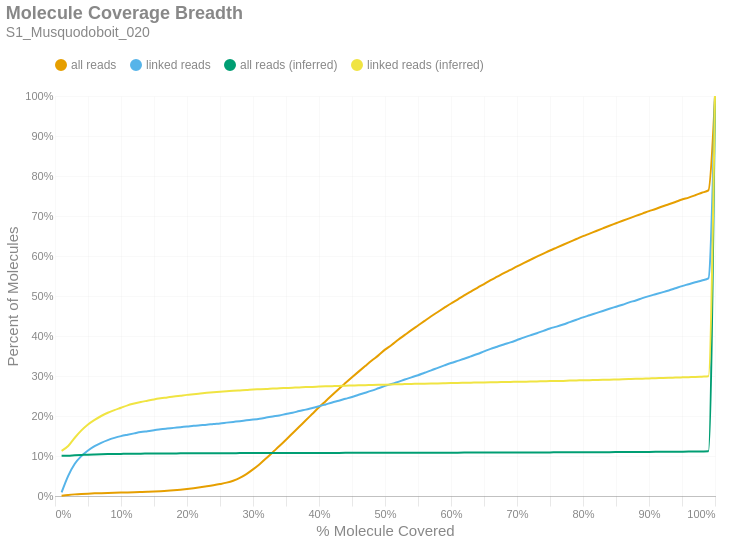

Notebook code cell kept with this figure:
### Markdown cell above
### Molecule Read Coverage
This chart shows molecule coverage breadth as computed by the number of bases aligned to that molecule. In other words, "*how much of each unique long molecule is actually sequenced/aligned?*" Keep in mind there is a distinction between sequences and alignments, since some sequences belonging to a particular molecule may not align well and wouldn't appear in the alignment data. This chart also shows molecule coverage breadth as computed by the *inferred fragment* from which the aligned sequences originate. Unlike read coverage, this calculation takes into account the total insert size, including unsequenced gaps between the forward and reverse reads. Like the previous figures, these are cumulative percents.

### Code cell
if SKIPLR:
    print_html(f"Skipped")
else:
    binned_df = consolidated_hist(valids['coverage_bp'], mask, 0.01, True)
    binned_df_inf = consolidated_hist(valids['coverage_inserts'], mask, 0.01, True)
    binned_df = binned_df.with_columns(pl.lit(binned_df_inf['all reads (cumsum)']).alias('all reads (inferred)'))
    binned_df = binned_df.with_columns(pl.lit(binned_df_inf['linked reads (cumsum)']).alias('linked reads (inferred)'))
    binned_df = binned_df.with_columns(
        (pl.col('bin').cast(pl.Float64) + 0.01).alias('right_edge')
    )

    with SafeRender(binned_df):
        (
            density_plot(binned_df, 'Molecule Coverage Breadth', samplename, 'molcov', ['all reads (inferred)','linked reads (inferred)'])
            .encode(
                #x=alt.X('bin:Q', title="% Molecule Covered").axis(format = '%').scale(padding=0),
                x=alt.X('right_edge:Q', title="% Molecule Covered").axis(format='%').scale(padding=0),
                y=alt.Y('value:Q', title='Percent of Molecules')
                    .axis(format='%')
                    .stack(False)
                    .scale(domainMin=0, padding=0),
                color=alt.Color("key:N").scale(domain = ["all reads", "linked reads", "all reads (inferred)", "linked reads (inferred)"]),
                tooltip = [
                    alt.Tooltip("key:N", title = "Data Type"),
                    alt.Tooltip("range_label:N", title="% Molecule Covered"),
                    alt.Tooltip("value:Q", format = ".2%", title="% Molecules")
                ]
            )
        ).display()

### Figure 1 — Vega-Lite specification as saved in the notebook (floating-point values rounded to 4 significant figures)
{"width": "container", "height": 400, "config": {"title": {"anchor": "start", "dy": -15, "fontSize": 18, "color": "#888888", "subtitleColor": "#888888", "subtitleFontSize": 14}, "arc": {"fill": "#0072B2"}, "axis": {"domainColor": "#888888", "domainWidth": 0.5, "gridWidth": 0.2, "grid": false, "titleFontWeight": 400, "titleFontSize": 15, "labelFontSize": 11, "labelColor": "#888888", "tickColor": "#888888", "tickWidth": 0.2, "titleColor": "#888888"}, "axisBand": {"grid": false}, "axisX": {"grid": true, "tickSize": 10, "domainCap": "round"}, "axisY": {"domain": false, "grid": true, "tickSize": 0, "domainCap": "round"}, "background": "transparent", "header": {"labelFontSize": 15, "labelColor": "#888888", "titleFontSize": 15, "titleFontWeight": 600, "titleColor": "#888888"}, "legend": {"labelFont": "sans-serif", "labelFontSize": 12, "labelColor": "#888888", "symbolSize": 100, "symbolType": "circle", "titleFontSize": 12, "titlePadding": 10, "titleColor": "#888888", "title": null, "orient": "top"}, "range": {"category": ["#E69F00", "#56B4E9", "#009E73", "#F0E442", "#0072B2", "#D55E00", "#CC79A7", "#000000"], "diverging": ["#cfe8f3", "#a2d4ec", "#73bfe2", "#46abdb", "#1696d2", "#12719e"]}, "area": {"fill": "#0072B2", "fillOpacity": 0.7, "line": true, "strokeOpacity": 0.7}, "line": {"color": "#0072B2", "stroke": "#0072B2", "strokeWidth": 2}, "trail": {"color": "#0072B2", "stroke": "#0072B2", "strokeWidth": 0, "size": 1}, "point": {"filled": true, "fillOpacity": 1.0, "size": 95}, "text": {"color": "#888888", "fontSize": 11, "align": "right", "fontWeight": 400, "size": 11}, "bar": {"fill": "#0072B2", "stroke": null}, "view": {"stroke": null, "continuousWidth": 660, "continuousHeight": 400}}, "data": {"name": "data-12cefc5b65811c502d5086e6849b46a9"}, "mark": {"type": "line", "interpolate": "monotone", "point": {"opacity": 0, "size": 275}}, "encoding": {"color": {"field": "key", "scale": {"domain": ["all reads", "linked reads", "all reads (inferred)", "linked reads (inferred)"]}, "type": "nominal"}, "tooltip": [{"field": "key", "title": "Data Type", "type": "nominal"}, {"field": "range_label", "title": "% Molecule Covered", "type": "nominal"}, {"field": "value", "format": ".2%", "title": "% Molecules", "type": "quantitative"}], "x": {"axis": {"format": "%"}, "field": "right_edge", "scale": {"padding": 0}, "title": "% Molecule Covered", "type": "quantitative"}, "y": {"axis": {"format": "%"}, "field": "value", "scale": {"domainMin": 0, "padding": 0}, "stack": false, "title": "Percent of Molecules", "type": "quantitative"}}, "params": [{"name": "param_c36ac31b6afebe62", "select": {"type": "point", "fields": ["key"]}, "bind": "legend"}], "title": {"text": "Molecule Coverage Breadth", "subtitle": "S1_Musquodoboit_020"}, "transform": [{"fold": ["all reads (cumsum)", "linked reads (cumsum)", "all reads (inferred)", "linked reads (inferred)"]}, {"calculate": "replace(datum.key, ' (cumsum)', '')", "as": "key"}, {"filter": {"param": "param_c36ac31b6afebe62"}}], "usermeta": {"embedOptions": {"downloadFileName": "S1_Musquodoboit_020.molcov"}}, "$schema": "https://vega.github.io/schema/vega-lite/v6.1.0.json", "datasets": {"data-12cefc5b65811c502d5086e6849b46a9": [{"bin": "0.0", "interval": "0.0-0.01", "all reads": 0.0005894, "linked reads": 0.009015, "all reads (cumsum)": 0.0005894, "linked reads (cumsum)": 0.009015, "range_label": "0.0-0.01", "all reads (inferred)": 0.1004, "linked reads (inferred)": 0.1128, "right_edge": 0.01}, {"bin": "0.01", "interval": "0.01-0.02", "all reads": 0.001994, "linked reads": 0.04138, "all reads (cumsum)": 0.002583, "linked reads (cumsum)": 0.05039, "range_label": "0.01-0.02", "all reads (inferred)": 0.1009, "linked reads (inferred)": 0.1249, "right_edge": 0.02}, {"bin": "0.02", "interval": "0.02-0.03", "all reads": 0.001486, "linked reads": 0.03027, "all reads (cumsum)": 0.004069, "linked reads (cumsum)": 0.08066, "range_label": "0.02-0.03", "all reads (inferred)": 0.1018, "linked reads (inferred)": 0.1456, "right_edge": 0.03}, {"bin": "0.03", "interval": "0.03-0.04", "all reads": 0.00104, "linked reads": 0.01913, "all reads (cumsum)": 0.005109, "linked reads (cumsum)": 0.09979, "range_label": "0.03-0.04", "all reads (inferred)": 0.1026, "linked reads (inferred)": 0.164, "right_edge": 0.04}, {"bin": "0.04", "interval": "0.04-0.05", "all reads": 0.0008025, "linked reads": 0.01401, "all reads (cumsum)": 0.005912, "linked reads (cumsum)": 0.1138, "range_label": "0.04-0.05", "all reads (inferred)": 0.1034, "linked reads (inferred)": 0.1788, "right_edge": 0.05}, {"bin": "0.05", "interval": "0.05-0.06", "all reads": 0.0006768, "linked reads": 0.01076, "all reads (cumsum)": 0.006589, "linked reads (cumsum)": 0.1246, "range_label": "0.05-0.06", "all reads (inferred)": 0.1039, "linked reads (inferred)": 0.1903, "right_edge": 0.06}, {"bin": "0.06", "interval": "0.06-0.07", "all reads": 0.0005458, "linked reads": 0.008413, "all reads (cumsum)": 0.007134, "linked reads (cumsum)": 0.133, "range_label": "0.06-0.07", "all reads (inferred)": 0.1044, "linked reads (inferred)": 0.2, "right_edge": 0.07}, {"bin": "0.07", "interval": "0.07-0.08", "all reads": 0.000503, "linked reads": 0.006756, "all reads (cumsum)": 0.007637, "linked reads (cumsum)": 0.1397, "range_label": "0.07-0.08", "all reads (inferred)": 0.1047, "linked reads (inferred)": 0.2081, "right_edge": 0.08}, {"bin": "0.08", "interval": "0.08-0.09", "all reads": 0.0004715, "linked reads": 0.005487, "all reads (cumsum)": 0.008109, "linked reads (cumsum)": 0.1452, "range_label": "0.08-0.09", "all reads (inferred)": 0.105, "linked reads (inferred)": 0.2146, "right_edge": 0.09}, {"bin": "0.09", "interval": "0.09-0.1", "all reads": 0.0004314, "linked reads": 0.004497, "all reads (cumsum)": 0.00854, "linked reads (cumsum)": 0.1497, "range_label": "0.09-0.1", "all reads (inferred)": 0.1053, "linked reads (inferred)": 0.2206, "right_edge": 0.1}, {"bin": "0.1", "interval": "0.1-0.11", "all reads": 0.0004113, "linked reads": 0.003529, "all reads (cumsum)": 0.008952, "linked reads (cumsum)": 0.1532, "range_label": "0.1-0.11", "all reads (inferred)": 0.1055, "linked reads (inferred)": 0.2267, "right_edge": 0.11}, {"bin": "0.11", "interval": "0.11-0.12", "all reads": 0.0004742, "linked reads": 0.003335, "all reads (cumsum)": 0.009426, "linked reads (cumsum)": 0.1566, "range_label": "0.11-0.12", "all reads (inferred)": 0.1057, "linked reads (inferred)": 0.2311, "right_edge": 0.12}, {"bin": "0.12", "interval": "0.12-0.13", "all reads": 0.0005222, "linked reads": 0.003206, "all reads (cumsum)": 0.009948, "linked reads (cumsum)": 0.1598, "range_label": "0.12-0.13", "all reads (inferred)": 0.1059, "linked reads (inferred)": 0.2349, "right_edge": 0.13}, {"bin": "0.13", "interval": "0.13-0.14", "all reads": 0.0005423, "linked reads": 0.002281, "all reads (cumsum)": 0.01049, "linked reads (cumsum)": 0.1621, "range_label": "0.13-0.14", "all reads (inferred)": 0.106, "linked reads (inferred)": 0.2382, "right_edge": 0.14}, {"bin": "0.14", "interval": "0.14-0.15", "all reads": 0.0006078, "linked reads": 0.002302, "all reads (cumsum)": 0.0111, "linked reads (cumsum)": 0.1644, "range_label": "0.14-0.15", "all reads (inferred)": 0.1062, "linked reads (inferred)": 0.2415, "right_edge": 0.15}, {"bin": "0.15", "interval": "0.15-0.16", "all reads": 0.0007807, "linked reads": 0.002496, "all reads (cumsum)": 0.01188, "linked reads (cumsum)": 0.1669, "range_label": "0.15-0.16", "all reads (inferred)": 0.1063, "linked reads (inferred)": 0.2441, "right_edge": 0.16}, {"bin": "0.16", "interval": "0.16-0.17", "all reads": 0.000992, "linked reads": 0.001829, "all reads (cumsum)": 0.01287, "linked reads (cumsum)": 0.1687, "range_label": "0.16-0.17", "all reads (inferred)": 0.1064, "linked reads (inferred)": 0.2464, "right_edge": 0.17}, {"bin": "0.17", "interval": "0.17-0.18", "all reads": 0.001313, "linked reads": 0.001635, "all reads (cumsum)": 0.01418, "linked reads (cumsum)": 0.1703, "range_label": "0.17-0.18", "all reads (inferred)": 0.1065, "linked reads (inferred)": 0.2488, "right_edge": 0.18}, {"bin": "0.18", "interval": "0.18-0.19", "all reads": 0.001558, "linked reads": 0.001807, "all reads (cumsum)": 0.01574, "linked reads (cumsum)": 0.1721, "range_label": "0.18-0.19", "all reads (inferred)": 0.1066, "linked reads (inferred)": 0.2508, "right_edge": 0.19}, {"bin": "0.19", "interval": "0.19-0.2", "all reads": 0.001791, "linked reads": 0.001549, "all reads (cumsum)": 0.01753, "linked reads (cumsum)": 0.1737, "range_label": "0.19-0.2", "all reads (inferred)": 0.1067, "linked reads (inferred)": 0.2528, "right_edge": 0.2}, {"bin": "0.2", "interval": "0.2-0.21", "all reads": 0.001946, "linked reads": 0.00185, "all reads (cumsum)": 0.01948, "linked reads (cumsum)": 0.1755, "range_label": "0.2-0.21", "all reads (inferred)": 0.1068, "linked reads (inferred)": 0.2544, "right_edge": 0.21}, {"bin": "0.21", "interval": "0.21-0.22", "all reads": 0.00224, "linked reads": 0.001334, "all reads (cumsum)": 0.02172, "linked reads (cumsum)": 0.1769, "range_label": "0.21-0.22", "all reads (inferred)": 0.1068, "linked reads (inferred)": 0.2561, "right_edge": 0.22}, {"bin": "0.22", "interval": "0.22-0.23", "all reads": 0.002432, "linked reads": 0.001269, "all reads (cumsum)": 0.02415, "linked reads (cumsum)": 0.1781, "range_label": "0.22-0.23", "all reads (inferred)": 0.1069, "linked reads (inferred)": 0.2578, "right_edge": 0.23}, {"bin": "0.23", "interval": "0.23-0.24", "all reads": 0.002663, "linked reads": 0.00185, "all reads (cumsum)": 0.02681, "linked reads (cumsum)": 0.18, "range_label": "0.23-0.24", "all reads (inferred)": 0.107, "linked reads (inferred)": 0.2593, "right_edge": 0.24}, {"bin": "0.24", "interval": "0.24-0.25", "all reads": 0.003029, "linked reads": 0.001549, "all reads (cumsum)": 0.02984, "linked reads (cumsum)": 0.1815, "range_label": "0.24-0.25", "all reads (inferred)": 0.107, "linked reads (inferred)": 0.2605, "right_edge": 0.25}, {"bin": "0.25", "interval": "0.25-0.26", "all reads": 0.00354, "linked reads": 0.001893, "all reads (cumsum)": 0.03338, "linked reads (cumsum)": 0.1834, "range_label": "0.25-0.26", "all reads (inferred)": 0.1071, "linked reads (inferred)": 0.2617, "right_edge": 0.26}, {"bin": "0.26", "interval": "0.26-0.27", "all reads": 0.004873, "linked reads": 0.00185, "all reads (cumsum)": 0.03826, "linked reads (cumsum)": 0.1853, "range_label": "0.26-0.27", "all reads (inferred)": 0.1071, "linked reads (inferred)": 0.263, "right_edge": 0.27}, {"bin": "0.27", "interval": "0.27-0.28", "all reads": 0.006926, "linked reads": 0.001764, "all reads (cumsum)": 0.04518, "linked reads (cumsum)": 0.187, "range_label": "0.27-0.28", "all reads (inferred)": 0.1072, "linked reads (inferred)": 0.264, "right_edge": 0.28}, {"bin": "0.28", "interval": "0.28-0.29", "all reads": 0.009516, "linked reads": 0.002066, "all reads (cumsum)": 0.0547, "linked reads (cumsum)": 0.1891, "range_label": "0.28-0.29", "all reads (inferred)": 0.1072, "linked reads (inferred)": 0.265, "right_edge": 0.29}, {"bin": "0.29", "interval": "0.29-0.3", "all reads": 0.01179, "linked reads": 0.001915, "all reads (cumsum)": 0.06649, "linked reads (cumsum)": 0.191, "range_label": "0.29-0.3", "all reads (inferred)": 0.1073, "linked reads (inferred)": 0.2663, "right_edge": 0.3}, {"bin": "0.3", "interval": "0.3-0.31", "all reads": 0.01311, "linked reads": 0.002195, "all reads (cumsum)": 0.0796, "linked reads (cumsum)": 0.1932, "range_label": "0.3-0.31", "all reads (inferred)": 0.1073, "linked reads (inferred)": 0.2668, "right_edge": 0.31}, {"bin": "0.31", "interval": "0.31-0.32", "all reads": 0.01452, "linked reads": 0.002776, "all reads (cumsum)": 0.09413, "linked reads (cumsum)": 0.196, "range_label": "0.31-0.32", "all reads (inferred)": 0.1074, "linked reads (inferred)": 0.2676, "right_edge": 0.32}, {"bin": "0.32", "interval": "0.32-0.33", "all reads": 0.01539, "linked reads": 0.002862, "all reads (cumsum)": 0.1095, "linked reads (cumsum)": 0.1989, "range_label": "0.32-0.33", "all reads (inferred)": 0.1074, "linked reads (inferred)": 0.2686, "right_edge": 0.33}, {"bin": "0.33", "interval": "0.33-0.34", "all reads": 0.01529, "linked reads": 0.002668, "all reads (cumsum)": 0.1248, "linked reads (cumsum)": 0.2015, "range_label": "0.33-0.34", "all reads (inferred)": 0.1075, "linked reads (inferred)": 0.2693, "right_edge": 0.34}, {"bin": "0.34", "interval": "0.34-0.35", "all reads": 0.01588, "linked reads": 0.003421, "all reads (cumsum)": 0.1407, "linked reads (cumsum)": 0.2049, "range_label": "0.34-0.35", "all reads (inferred)": 0.1075, "linked reads (inferred)": 0.27, "right_edge": 0.35}, {"bin": "0.35", "interval": "0.35-0.36", "all reads": 0.01626, "linked reads": 0.003077, "all reads (cumsum)": 0.1569, "linked reads (cumsum)": 0.208, "range_label": "0.35-0.36", "all reads (inferred)": 0.1075, "linked reads (inferred)": 0.2708, "right_edge": 0.36}, {"bin": "0.36", "interval": "0.36-0.37", "all reads": 0.01627, "linked reads": 0.004346, "all reads (cumsum)": 0.1732, "linked reads (cumsum)": 0.2124, "range_label": "0.36-0.37", "all reads (inferred)": 0.1076, "linked reads (inferred)": 0.2715, "right_edge": 0.37}, {"bin": "0.37", "interval": "0.37-0.38", "all reads": 0.01597, "linked reads": 0.003615, "all reads (cumsum)": 0.1892, "linked reads (cumsum)": 0.216, "range_label": "0.37-0.38", "all reads (inferred)": 0.1076, "linked reads (inferred)": 0.2723, "right_edge": 0.38}, {"bin": "0.38", "interval": "0.38-0.39", "all reads": 0.01637, "linked reads": 0.004088, "all reads (cumsum)": 0.2055, "linked reads (cumsum)": 0.2201, "range_label": "0.38-0.39", "all reads (inferred)": 0.1077, "linked reads (inferred)": 0.2728, "right_edge": 0.39}, {"bin": "0.39", "interval": "0.39-0.4", "all reads": 0.0162, "linked reads": 0.00411, "all reads (cumsum)": 0.2217, "linked reads (cumsum)": 0.2242, "range_label": "0.39-0.4", "all reads (inferred)": 0.1077, "linked reads (inferred)": 0.2734, "right_edge": 0.4}, {"bin": "0.4", "interval": "0.4-0.41", "all reads": 0.01539, "linked reads": 0.004755, "all reads (cumsum)": 0.2371, "linked reads (cumsum)": 0.2289, "range_label": "0.4-0.41", "all reads (inferred)": 0.1077, "linked reads (inferred)": 0.2741, "right_edge": 0.41}, {"bin": "0.41", "interval": "0.41-0.42", "all reads": 0.01544, "linked reads": 0.004884, "all reads (cumsum)": 0.2526, "linked reads (cumsum)": 0.2338, "range_label": "0.41-0.42", "all reads (inferred)": 0.1078, "linked reads (inferred)": 0.2746, "right_edge": 0.42}, {"bin": "0.42", "interval": "0.42-0.43", "all reads": 0.0151, "linked reads": 0.004389, "all reads (cumsum)": 0.2677, "linked reads (cumsum)": 0.2382, "range_label": "0.42-0.43", "all reads (inferred)": 0.1078, "linked reads (inferred)": 0.2751, "right_edge": 0.43}, {"bin": "0.43", "interval": "0.43-0.44", "all reads": 0.01462, "linked reads": 0.004755, "all reads (cumsum)": 0.2823, "linked reads (cumsum)": 0.243, "range_label": "0.43-0.44", "all reads (inferred)": 0.1078, "linked reads (inferred)": 0.2757, "right_edge": 0.44}, {"bin": "0.44", "interval": "0.44-0.45", "all reads": 0.01445, "linked reads": 0.004669, "all reads (cumsum)": 0.2967, "linked reads (cumsum)": 0.2476, "range_label": "0.44-0.45", "all reads (inferred)": 0.1079, "linked reads (inferred)": 0.2762, "right_edge": 0.45}, {"bin": "0.45", "interval": "0.45-0.46", "all reads": 0.01417, "linked reads": 0.005357, "all reads (cumsum)": 0.3109, "linked reads (cumsum)": 0.253, "range_label": "0.45-0.46", "all reads (inferred)": 0.1079, "linked reads (inferred)": 0.2767, "right_edge": 0.46}, {"bin": "0.46", "interval": "0.46-0.47", "all reads": 0.01399, "linked reads": 0.005078, "all reads (cumsum)": 0.3249, "linked reads (cumsum)": 0.2581, "range_label": "0.46-0.47", "all reads (inferred)": 0.1079, "linked reads (inferred)": 0.2771, "right_edge": 0.47}, {"bin": "0.47", "interval": "0.47-0.48", "all reads": 0.01375, "linked reads": 0.005336, "all reads (cumsum)": 0.3387, "linked reads (cumsum)": 0.2634, "range_label": "0.47-0.48", "all reads (inferred)": 0.1079, "linked reads (inferred)": 0.2776, "right_edge": 0.48}, {"bin": "0.48", "interval": "0.48-0.49", "all reads": 0.01293, "linked reads": 0.005895, "all reads (cumsum)": 0.3516, "linked reads (cumsum)": 0.2693, "range_label": "0.48-0.49", "all reads (inferred)": 0.108, "linked reads (inferred)": 0.278, "right_edge": 0.49}, {"bin": "0.49", "interval": "0.49-0.5", "all reads": 0.01429, "linked reads": 0.005895, "all reads (cumsum)": 0.3659, "linked reads (cumsum)": 0.2752, "range_label": "0.49-0.5", "all reads (inferred)": 0.108, "linked reads (inferred)": 0.2783, "right_edge": 0.5}, {"bin": "0.5", "interval": "0.5-0.51", "all reads": 0.01168, "linked reads": 0.00497, "all reads (cumsum)": 0.3776, "linked reads (cumsum)": 0.2802, "range_label": "0.5-0.51", "all reads (inferred)": 0.108, "linked reads (inferred)": 0.2788, "right_edge": 0.51}, {"bin": "0.51", "interval": "0.51-0.52", "all reads": 0.01311, "linked reads": 0.005056, "all reads (cumsum)": 0.3907, "linked reads (cumsum)": 0.2852, "range_label": "0.51-0.52", "all reads (inferred)": 0.1081, "linked reads (inferred)": 0.2795, "right_edge": 0.52}, {"bin": "0.52", "interval": "0.52-0.53", "all reads": 0.012, "linked reads": 0.006089, "all reads (cumsum)": 0.4027, "linked reads (cumsum)": 0.2913, "range_label": "0.52-0.53", "all reads (inferred)": 0.1081, "linked reads (inferred)": 0.2798, "right_edge": 0.53}, {"bin": "0.53", "interval": "0.53-0.54", "all reads": 0.01204, "linked reads": 0.005336, "all reads (cumsum)": 0.4147, "linked reads (cumsum)": 0.2966, "range_label": "0.53-0.54", "all reads (inferred)": 0.1081, "linked reads (inferred)": 0.2802, "right_edge": 0.54}, {"bin": "0.54", "interval": "0.54-0.55", "all reads": 0.01156, "linked reads": 0.005164, "all reads (cumsum)": 0.4263, "linked reads (cumsum)": 0.3018, "range_label": "0.54-0.55", "all reads (inferred)": 0.1082, "linked reads (inferred)": 0.2805, "right_edge": 0.55}, {"bin": "0.55", "interval": "0.55-0.56", "all reads": 0.01158, "linked reads": 0.006261, "all reads (cumsum)": 0.4379, "linked reads (cumsum)": 0.3081, "range_label": "0.55-0.56", "all reads (inferred)": 0.1082, "linked reads (inferred)": 0.2809, "right_edge": 0.56}, {"bin": "0.56", "interval": "0.56-0.57", "all reads": 0.01144, "linked reads": 0.00596, "all reads (cumsum)": 0.4493, "linked reads (cumsum)": 0.314, "range_label": "0.56-0.57", "all reads (inferred)": 0.1083, "linked reads (inferred)": 0.2813, "right_edge": 0.57}, {"bin": "0.57", "interval": "0.57-0.58", "all reads": 0.01075, "linked reads": 0.00639, "all reads (cumsum)": 0.4601, "linked reads (cumsum)": 0.3204, "range_label": "0.57-0.58", "all reads (inferred)": 0.1083, "linked reads (inferred)": 0.2815, "right_edge": 0.58}, {"bin": "0.58", "interval": "0.58-0.59", "all reads": 0.01069, "linked reads": 0.006068, "all reads (cumsum)": 0.4707, "linked reads (cumsum)": 0.3265, "range_label": "0.58-0.59", "all reads (inferred)": 0.1083, "linked reads (inferred)": 0.2819, "right_edge": 0.59}, {"bin": "0.59", "interval": "0.59-0.6", "all reads": 0.01055, "linked reads": 0.005895, "all reads (cumsum)": 0.4813, "linked reads (cumsum)": 0.3324, "range_label": "0.59-0.6", "all reads (inferred)": 0.1084, "linked reads (inferred)": 0.2823, "right_edge": 0.6}, {"bin": "0.6", "interval": "0.6-0.61", "all reads": 0.009847, "linked reads": 0.005379, "all reads (cumsum)": 0.4911, "linked reads (cumsum)": 0.3378, "range_label": "0.6-0.61", "all reads (inferred)": 0.1084, "linked reads (inferred)": 0.2827, "right_edge": 0.61}, {"bin": "0.61", "interval": "0.61-0.62", "all reads": 0.01029, "linked reads": 0.005293, "all reads (cumsum)": 0.5014, "linked reads (cumsum)": 0.3431, "range_label": "0.61-0.62", "all reads (inferred)": 0.1084, "linked reads (inferred)": 0.2831, "right_edge": 0.62}, {"bin": "0.62", "interval": "0.62-0.63", "all reads": 0.009563, "linked reads": 0.005917, "all reads (cumsum)": 0.511, "linked reads (cumsum)": 0.349, "range_label": "0.62-0.63", "all reads (inferred)": 0.1085, "linked reads (inferred)": 0.2834, "right_edge": 0.63}, {"bin": "0.63", "interval": "0.63-0.64", "all reads": 0.009593, "linked reads": 0.006046, "all reads (cumsum)": 0.5206, "linked reads (cumsum)": 0.355, "range_label": "0.63-0.64", "all reads (inferred)": 0.1085, "linked reads (inferred)": 0.2837, "right_edge": 0.64}, {"bin": "0.64", "interval": "0.64-0.65", "all reads": 0.009297, "linked reads": 0.006433, "all reads (cumsum)": 0.5299, "linked reads (cumsum)": 0.3614, "range_label": "0.64-0.65", "all reads (inferred)": 0.1086, "linked reads (inferred)": 0.284, "right_edge": 0.65}, {"bin": "0.65", "interval": "0.65-0.66", "all reads": 0.009666, "linked reads": 0.006326, "all reads (cumsum)": 0.5396, "linked reads (cumsum)": 0.3678, "range_label": "0.65-0.66", "all reads (inferred)": 0.1086, "linked reads (inferred)": 0.2843, "right_edge": 0.66}, {"bin": "0.66", "interval": "0.66-0.67", "all reads": 0.008602, "linked reads": 0.005508, "all reads (cumsum)": 0.5482, "linked reads (cumsum)": 0.3733, "range_label": "0.66-0.67", "all reads (inferred)": 0.1086, "linked reads (inferred)": 0.2845, "right_edge": 0.67}, {"bin": "0.67", "interval": "0.67-0.68", "all reads": 0.008796, "linked reads": 0.005594, "all reads (cumsum)": 0.5569, "linked reads (cumsum)": 0.3789, "range_label": "0.67-0.68", "all reads (inferred)": 0.1087, "linked reads (inferred)": 0.2848, "right_edge": 0.68}, {"bin": "0.68", "interval": "0.68-0.69", "all reads": 0.008419, "linked reads": 0.005164, "all reads (cumsum)": 0.5654, "linked reads (cumsum)": 0.384, "range_label": "0.68-0.69", "all reads (inferred)": 0.1087, "linked reads (inferred)": 0.2851, "right_edge": 0.69}, {"bin": "0.69", "interval": "0.69-0.7", "all reads": 0.008598, "linked reads": 0.005895, "all reads (cumsum)": 0.574, "linked reads (cumsum)": 0.3899, "range_label": "0.69-0.7", "all reads (inferred)": 0.1088, "linked reads (inferred)": 0.2855, "right_edge": 0.7}, {"bin": "0.7", "interval": "0.7-0.71", "all reads": 0.008239, "linked reads": 0.006132, "all reads (cumsum)": 0.5822, "linked reads (cumsum)": 0.3961, "range_label": "0.7-0.71", "all reads (inferred)": 0.1088, "linked reads (inferred)": 0.2858, "right_edge": 0.71}, {"bin": "0.71", "interval": "0.71-0.72", "all reads": 0.00806, "linked reads": 0.005487, "all reads (cumsum)": 0.5903, "linked reads (cumsum)": 0.4016, "range_label": "0.71-0.72", "all reads (inferred)": 0.1089, "linked reads (inferred)": 0.286, "right_edge": 0.72}, {"bin": "0.72", "interval": "0.72-0.73", "all reads": 0.007974, "linked reads": 0.005357, "all reads (cumsum)": 0.5982, "linked reads (cumsum)": 0.4069, "range_label": "0.72-0.73", "all reads (inferred)": 0.1089, "linked reads (inferred)": 0.2864, "right_edge": 0.73}, {"bin": "0.73", "interval": "0.73-0.74", "all reads": 0.007677, "linked reads": 0.005874, "all reads (cumsum)": 0.6059, "linked reads (cumsum)": 0.4128, "range_label": "0.73-0.74", "all reads (inferred)": 0.109, "linked reads (inferred)": 0.2868, "right_edge": 0.74}, {"bin": "0.74", "interval": "0.74-0.75", "all reads": 0.007792, "linked reads": 0.006003, "all reads (cumsum)": 0.6137, "linked reads (cumsum)": 0.4188, "range_label": "0.74-0.75", "all reads (inferred)": 0.109, "linked reads (inferred)": 0.2872, "right_edge": 0.75}, {"bin": "0.75", "interval": "0.75-0.76", "all reads": 0.007237, "linked reads": 0.004755, "all reads (cumsum)": 0.6209, "linked reads (cumsum)": 0.4235, "range_label": "0.75-0.76", "all reads (inferred)": 0.1091, "linked reads (inferred)": 0.2874, "right_edge": 0.76}, {"bin": "0.76", "interval": "0.76-0.77", "all reads": 0.007212, "linked reads": 0.005314, "all reads (cumsum)": 0.6282, "linked reads (cumsum)": 0.4289, "range_label": "0.76-0.77", "all reads (inferred)": 0.1092, "linked reads (inferred)": 0.2878, "right_edge": 0.77}, {"bin": "0.77", "interval": "0.77-0.78", "all reads": 0.007165, "linked reads": 0.005938, "all reads (cumsum)": 0.6353, "linked reads (cumsum)": 0.4348, "range_label": "0.77-0.78", "all reads (inferred)": 0.1092, "linked reads (inferred)": 0.2885, "right_edge": 0.78}, {"bin": "0.78", "interval": "0.78-0.79", "all reads": 0.007086, "linked reads": 0.005874, "all reads (cumsum)": 0.6424, "linked reads (cumsum)": 0.4407, "range_label": "0.78-0.79", "all reads (inferred)": 0.1093, "linked reads (inferred)": 0.2889, "right_edge": 0.79}, {"bin": "0.79", "interval": "0.79-0.8", "all reads": 0.007237, "linked reads": 0.005981, "all reads (cumsum)": 0.6496, "linked reads (cumsum)": 0.4467, "range_label": "0.79-0.8", "all reads (inferred)": 0.1094, "linked reads (inferred)": 0.2893, "right_edge": 0.8}, {"bin": "0.8", "interval": "0.8-0.81", "all reads": 0.006396, "linked reads": 0.005185, "all reads (cumsum)": 0.656, "linked reads (cumsum)": 0.4518, "range_label": "0.8-0.81", "all reads (inferred)": 0.1094, "linked reads (inferred)": 0.2897, "right_edge": 0.81}, {"bin": "0.81", "interval": "0.81-0.82", "all reads": 0.006573, "linked reads": 0.005401, "all reads (cumsum)": 0.6626, "linked reads (cumsum)": 0.4572, "range_label": "0.81-0.82", "all reads (inferred)": 0.1095, "linked reads (inferred)": 0.2901, "right_edge": 0.82}, {"bin": "0.82", "interval": "0.82-0.83", "all reads": 0.006496, "linked reads": 0.005314, "all reads (cumsum)": 0.6691, "linked reads (cumsum)": 0.4626, "range_label": "0.82-0.83", "all reads (inferred)": 0.1096, "linked reads (inferred)": 0.2905, "right_edge": 0.83}, {"bin": "0.83", "interval": "0.83-0.84", "all reads": 0.006436, "linked reads": 0.005465, "all reads (cumsum)": 0.6755, "linked reads (cumsum)": 0.468, "range_label": "0.83-0.84", "all reads (inferred)": 0.1097, "linked reads (inferred)": 0.2907, "right_edge": 0.84}, {"bin": "0.84", "interval": "0.84-0.85", "all reads": 0.006276, "linked reads": 0.005142, "all reads (cumsum)": 0.6818, "linked reads (cumsum)": 0.4732, "range_label": "0.84-0.85", "all reads (inferred)": 0.1098, "linked reads (inferred)": 0.2912, "right_edge": 0.85}, {"bin": "0.85", "interval": "0.85-0.86", "all reads": 0.006284, "linked reads": 0.005142, "all reads (cumsum)": 0.6881, "linked reads (cumsum)": 0.4783, "range_label": "0.85-0.86", "all reads (inferred)": 0.1099, "linked reads (inferred)": 0.2917, "right_edge": 0.86}, {"bin": "0.86", "interval": "0.86-0.87", "all reads": 0.006059, "linked reads": 0.005766, "all reads (cumsum)": 0.6942, "linked reads (cumsum)": 0.4841, "range_label": "0.86-0.87", "all reads (inferred)": 0.11, "linked reads (inferred)": 0.2923, "right_edge": 0.87}, {"bin": "0.87", "interval": "0.87-0.88", "all reads": 0.006047, "linked reads": 0.004863, "all reads (cumsum)": 0.7002, "linked reads (cumsum)": 0.4889, "range_label": "0.87-0.88", "all reads (inferred)": 0.1101, "linked reads (inferred)": 0.2928, "right_edge": 0.88}, {"bin": "0.88", "interval": "0.88-0.89", "all reads": 0.005852, "linked reads": 0.005745, "all reads (cumsum)": 0.7061, "linked reads (cumsum)": 0.4947, "range_label": "0.88-0.89", "all reads (inferred)": 0.1102, "linked reads (inferred)": 0.2934, "right_edge": 0.89}, {"bin": "0.89", "interval": "0.89-0.9", "all reads": 0.00605, "linked reads": 0.005099, "all reads (cumsum)": 0.7121, "linked reads (cumsum)": 0.4998, "range_label": "0.89-0.9", "all reads (inferred)": 0.1103, "linked reads (inferred)": 0.2939, "right_edge": 0.9}, {"bin": "0.9", "interval": "0.9-0.91", "all reads": 0.005507, "linked reads": 0.004604, "all reads (cumsum)": 0.7176, "linked reads (cumsum)": 0.5044, "range_label": "0.9-0.91", "all reads (inferred)": 0.1104, "linked reads (inferred)": 0.2945, "right_edge": 0.91}, {"bin": "0.91", "interval": "0.91-0.92", "all reads": 0.006228, "linked reads": 0.004647, "all reads (cumsum)": 0.7238, "linked reads (cumsum)": 0.509, "range_label": "0.91-0.92", "all reads (inferred)": 0.1105, "linked reads (inferred)": 0.2949, "right_edge": 0.92}, {"bin": "0.92", "interval": "0.92-0.93", "all reads": 0.005351, "linked reads": 0.004755, "all reads (cumsum)": 0.7292, "linked reads (cumsum)": 0.5138, "range_label": "0.92-0.93", "all reads (inferred)": 0.1106, "linked reads (inferred)": 0.2954, "right_edge": 0.93}, {"bin": "0.93", "interval": "0.93-0.94", "all reads": 0.005829, "linked reads": 0.005444, "all reads (cumsum)": 0.735, "linked reads (cumsum)": 0.5192, "range_label": "0.93-0.94", "all reads (inferred)": 0.1108, "linked reads (inferred)": 0.296, "right_edge": 0.94}, {"bin": "0.94", "interval": "0.94-0.95", "all reads": 0.006146, "linked reads": 0.005465, "all reads (cumsum)": 0.7412, "linked reads (cumsum)": 0.5247, "range_label": "0.94-0.95", "all reads (inferred)": 0.1109, "linked reads (inferred)": 0.2966, "right_edge": 0.95}, {"bin": "0.95", "interval": "0.95-0.96", "all reads": 0.004875, "linked reads": 0.004777, "all reads (cumsum)": 0.746, "linked reads (cumsum)": 0.5295, "range_label": "0.95-0.96", "all reads (inferred)": 0.111, "linked reads (inferred)": 0.2971, "right_edge": 0.96}, {"bin": "0.96", "interval": "0.96-0.97", "all reads": 0.005783, "linked reads": 0.004863, "all reads (cumsum)": 0.7518, "linked reads (cumsum)": 0.5343, "range_label": "0.96-0.97", "all reads (inferred)": 0.1112, "linked reads (inferred)": 0.2976, "right_edge": 0.97}, {"bin": "0.97", "interval": "0.97-0.98", "all reads": 0.006207, "linked reads": 0.004325, "all reads (cumsum)": 0.758, "linked reads (cumsum)": 0.5387, "range_label": "0.97-0.98", "all reads (inferred)": 0.1114, "linked reads (inferred)": 0.2984, "right_edge": 0.98}, {"bin": "0.98", "interval": "0.98-0.99", "all reads": 0.005935, "linked reads": 0.005293, "all reads (cumsum)": 0.764, "linked reads (cumsum)": 0.5439, "range_label": "0.98-0.99", "all reads (inferred)": 0.1116, "linked reads (inferred)": 0.2992, "right_edge": 0.99}, {"bin": "0.99", "interval": "0.99-1.0", "all reads": 0.236, "linked reads": 0.4561, "all reads (cumsum)": 1.0, "linked reads (cumsum)": 1.0, "range_label": "0.99-1.0", "all reads (inferred)": 1.0, "linked reads (inferred)": 1.0, "right_edge": 1.0}]}}
